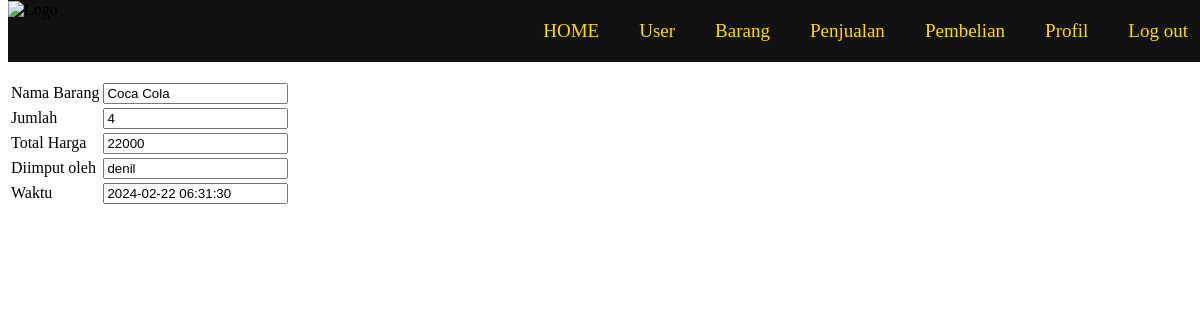
Page /read-penjualan.php?id=6 (signed in) on the committed database.
### tables this page shows
CREATE TABLE `penjualan` (
  `id` int(10) UNSIGNED NOT NULL,
  `id_barang` int(10) UNSIGNED NOT NULL,
  `jumlah` int(10) UNSIGNED NOT NULL,
  `total_harga` int(10) UNSIGNED NOT NULL,
  `id_staff` int(10) UNSIGNED NOT NULL,
  `created_at` timestamp NULL DEFAULT current_timestamp(),
  `updated_at` timestamp NULL DEFAULT NULL ON UPDATE current_timestamp()
);

CREATE TABLE `barang` (
  `id` int(10) UNSIGNED NOT NULL,
  `nama` varchar(50) NOT NULL,
  `kategori` enum('makanan','minuman') NOT NULL,
  `stok` int(10) UNSIGNED NOT NULL,
  `harga_beli` int(10) UNSIGNED NOT NULL,
  `created_at` timestamp NOT NULL DEFAULT current_timestamp(),
  `updated_at` timestamp NULL DEFAULT NULL ON UPDATE current_timestamp(),
  `harga_jual` int(11) NOT NULL
);

CREATE TABLE `user` (
  `id` int(10) UNSIGNED NOT NULL,
  `username` varchar(50) NOT NULL,
  `password` varchar(225) NOT NULL,
  `level` enum('admin','keuangan','logistik') NOT NULL,
  `created_at` timestamp NOT NULL DEFAULT current_timestamp(),
  `updated_at` timestamp NULL DEFAULT NULL ON UPDATE current_timestamp()
);

### read-penjualan.php (the view, shortened to what this page needs)
<!DOCTYPE html>
<html>
<head>
</head>
<body>
    <?php include "menu.php"; ?>
    <?php
    require "koneksi.php";
    $id = $_GET["id"];
    $sql = "SELECT penjualan.id, barang.nama as nama_barang, penjualan.jumlah, penjualan.total_harga, user.username, penjualan.created_at FROM barang JOIN penjualan on barang.id = penjualan.id_barang JOIN user ON user.id = penjualan.id_staff WHERE penjualan.id = '$id' ";
    $query = mysqli_query($koneksi, $sql);
    $penjualan = mysqli_fetch_array($query);
    ?>
    <div>
        <h1>Lihat Penjualan</h1>
        <table>
            <tr>
                <td>Nama Barang</td>
                <td><input readonly type="text" value="<?= $penjualan["nama_barang"] ?>"></td>
            </tr>
            <tr>
                <td>Jumlah</td>
                <td><input readonly type="text" value="<?= $penjualan["jumlah"] ?>"></td>
            </tr>
            <tr>
                <td>Total Harga</td>
                <td><input readonly type="text" value="<?= $penjualan["total_harga"] ?>"></td>
            </tr>
            <tr>
                <td>Diimput oleh</td>
                <td><input readonly type="text" value="<?= $penjualan["username"] ?>"></td>
            </tr>
            <tr>
                <td>Waktu</td>
                <td><input readonly type="text" value="<?= $penjualan["created_at"] ?>"></td>
            </tr>
        </table>
    </div>
</body>
</html>

### rows in the picture
penjualan: id_barang.nama "Coca Cola", jumlah "4", total_harga "22000", id_staff.username "denil", created_at "2024-02-22 06:31:30"
